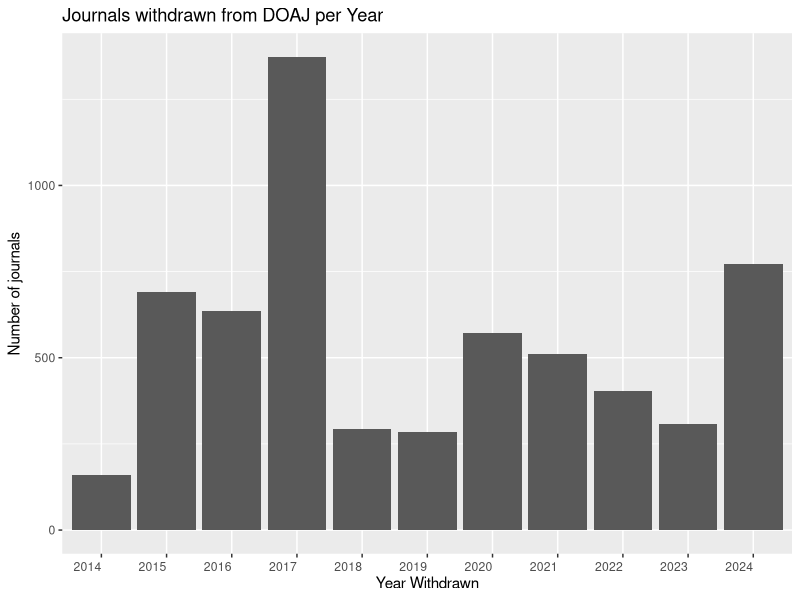
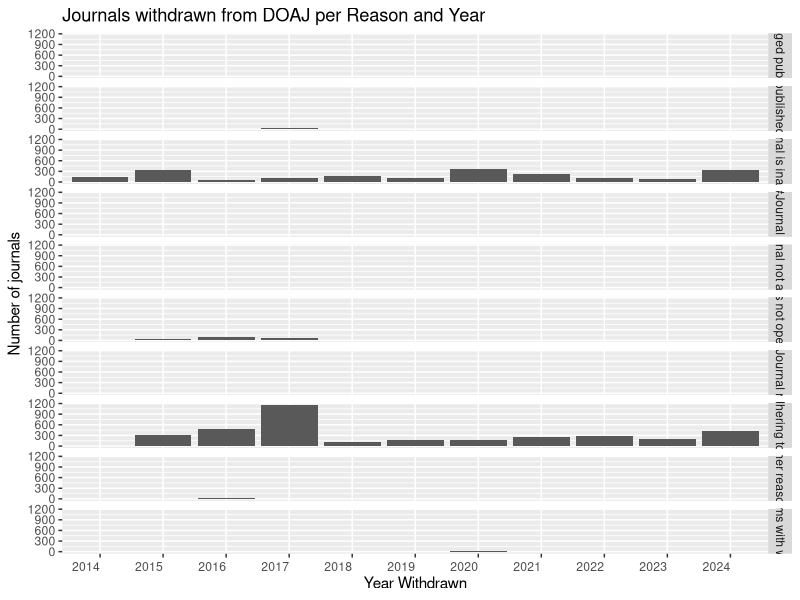
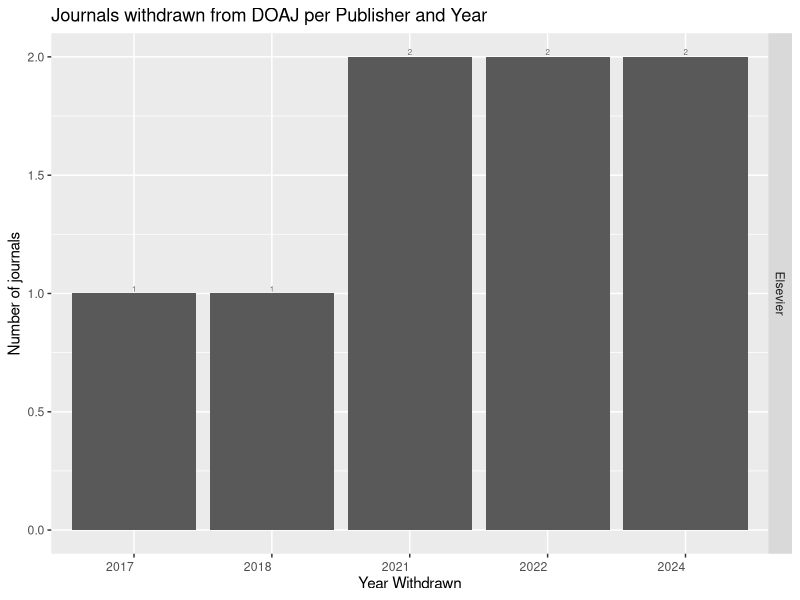

These figures' R source, in order:
## ---- chunk 1
# nolint start: line_length_linter, commented_code_linter.
knitr::opts_chunk$set(
  echo = FALSE,
  error = FALSE,
  message = FALSE,
  warning = FALSE
)
knitr::opts_knit$set(
  root.dir = ".."
)
## ---- chunk 2
doaj_journals_withdrawn <- readr::read_csv("data/doaj_changelog_withdrawn_list_enriched_utf8.csv", show_col_types = FALSE)
## ---- chunk 3
doaj_journals_withdrawn_plots <- doaj_journals_withdrawn[, c("title", "reason", "date_removed")]
doaj_journals_withdrawn_plots$date_removed_year <- format(doaj_journals_withdrawn_plots$date_removed, "%Y")
## ---- chunk 4
ggplot2::ggplot(doaj_journals_withdrawn_plots, ggplot2::aes(x = date_removed_year)) + ggplot2::geom_bar() +
  ggplot2::theme(axis.text.x = ggplot2::element_text(angle = 0, vjust = 0.5, hjust = 1)) +
  ggplot2::xlab("Year Withdrawn")  + ggplot2::ylab("Number of journals") + ggplot2::labs(title = "Journals withdrawn from DOAJ per Year")
## ---- chunk 5
ggplot2::ggplot(doaj_journals_withdrawn_plots, ggplot2::aes(x = date_removed_year)) + ggplot2::geom_bar() + ggplot2::facet_grid(reason ~ .) +
  ggplot2::theme(axis.text.x = ggplot2::element_text(angle = 0, vjust = 0.5, hjust = 1)) +
  ggplot2::xlab("Year Withdrawn")  + ggplot2::ylab("Number of journals") + ggplot2::labs(title = "Journals withdrawn from DOAJ per Reason and Year")
## ---- chunk 6
doaj_journals_withdrawn_select <- grepl("Journal not adhering to Best practice", doaj_journals_withdrawn$reason) & doaj_journals_withdrawn$publisher %in% c("SpringerNature", "Wiley", "Elsevier", "SAGE", "MDPI", "Oxford University Press", "De Gruyter Brill", "Taylor & Francis", "Wolters Kluwer", "Frontiers")
doaj_journals_withdrawn_plots2 <- doaj_journals_withdrawn[doaj_journals_withdrawn_select, c("title", "issn_l", "date_removed", "reason", "publisher")]
doaj_journals_withdrawn_plots2$date_removed_year <- format(doaj_journals_withdrawn_plots2$date_removed, "%Y")
doaj_journals_withdrawn_plots2 <- dplyr::count(doaj_journals_withdrawn_plots2, publisher, date_removed_year)
## ---- chunk 7
ggplot2::ggplot(doaj_journals_withdrawn_plots2, ggplot2::aes(x = date_removed_year, y = n)) + ggplot2::geom_col() + ggplot2::facet_grid(publisher ~ .) +
  ggplot2::geom_text(ggplot2::aes(x = date_removed_year, y = n, label = n), size = 2, vjust = -0.3, colour = "gray40") +
  ggplot2::theme(axis.text.x = ggplot2::element_text(angle = 0, vjust = 0.5, hjust = 1)) +
  ggplot2::xlab("Year Withdrawn")  + ggplot2::ylab("Number of journals") + ggplot2::labs(title = "Journals withdrawn from DOAJ per Publisher and Year")
## ---- chunk 8
# nolint end
